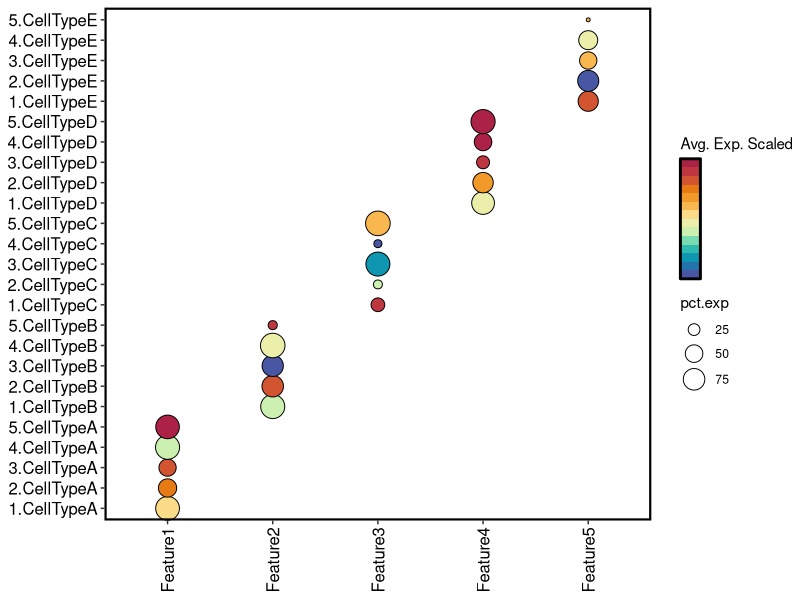

The R script that drew this image:
library(ggplot2)

# 生成示例数据
set.seed(42)
df <- data.frame(
  features.plot = rep(c("Feature1", "Feature2", "Feature3", "Feature4", "Feature5"), times = 5),
  id = rep(1:5, each = 5),
  celltype = rep(c("CellTypeA", "CellTypeB", "CellTypeC", "CellTypeD", "CellTypeE"), times = 5),
  pct.exp = runif(25, 5, 100),
  avg.exp.scaled = runif(25, 0, 3)
)

# 定义原始9色，扩展为14色
orig_colors <- c('#5749a0', '#0f7ab0', '#00bbb1', '#bef0b0', '#fdf4af', 
                 '#f9b64b', '#ec840e', '#ca443d', '#a51a49')
colors_14 <- colorRampPalette(orig_colors)(14)

# 设定14个区间的断点（0-3等分为15个点）
breaks <- seq(0, 3, length.out = 15)

# 绘图
p <- ggplot(df, aes(features.plot, interaction(id, celltype),
                    size = pct.exp, fill = avg.exp.scaled)) + 
  geom_point(shape = 21, colour = "black", stroke = 0.5) +
  theme(
    panel.background = element_blank(),
    # 加粗面板边框（主图框架）
    panel.border = element_rect(fill = NA, color = "black", linewidth = 1.5),
    panel.grid = element_blank(),
    axis.title = element_blank(),
    axis.text.y = element_text(color = 'black', size = 12),
    axis.text.x = element_text(color = 'black', size = 12, angle = 90, hjust = 1, vjust = 0.5),
    legend.position = "right",
    legend.box.background = element_blank(),
    legend.margin = margin(0, 0, 0, 10)
  ) +
  scale_fill_stepsn(
    colours = colors_14,
    breaks = breaks,
    # 核心修改1：移除所有颜色标签
    labels = NULL,
    # 核心修改2：关闭首尾标签显示
    show.limits = FALSE,
    guide = guide_colorsteps(
      title = "Avg. Exp. Scaled",
      barwidth = 1,
      barheight = 6,
      direction = "vertical",
      ticks = FALSE,
      frame.colour = "black",
      frame.linewidth = 1,
      # 核心修改3：确保颜色条不显示任何标签
      label = FALSE
    )
  ) +
  # 补充size的刻度范围（可选）
  scale_size_continuous(range = c(1, 8))

print(p)
